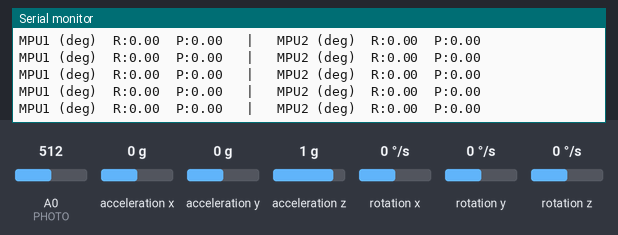
The sketch below on a simulated Arduino Uno, built with avr-gcc and run on an emulated ATmega328P. On the bench: the last lines printed to the serial monitor. The inputs (shaded band) are chosen by the test bench; at power-on: acceleration x 0 g, rotation x 0 °/s, acceleration y 0 g, rotation y 0 °/s, A0 (PHOTO) = 512, acceleration z 1 g, rotation z 0 °/s.

Above: at 14.1 s.
14.2 s: acceleration x set to -1.4 g
At 15.1 s:
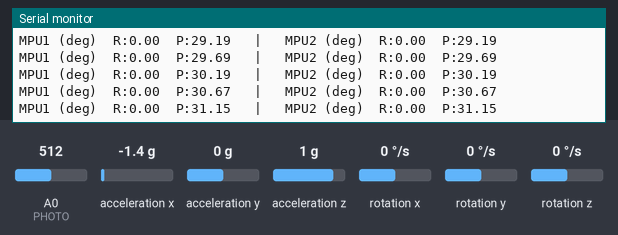
17.2 s: rotation x set to 9 °/s
At 18.0 s:
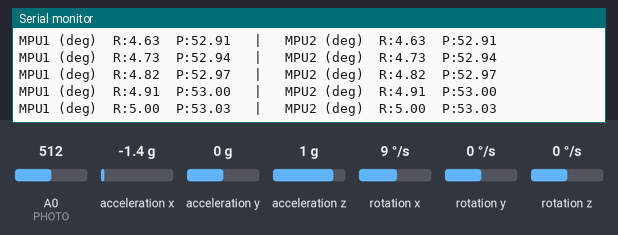
20.2 s: acceleration x set to 0 g
At 20.7 s:
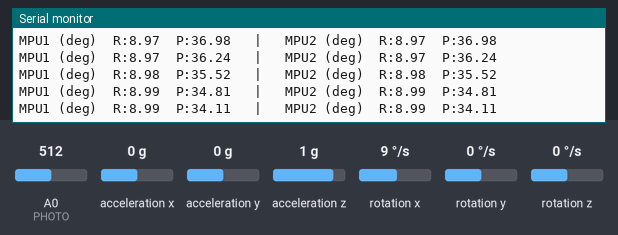
23.2 s: acceleration y set to -1.4 g
At 23.9 s:
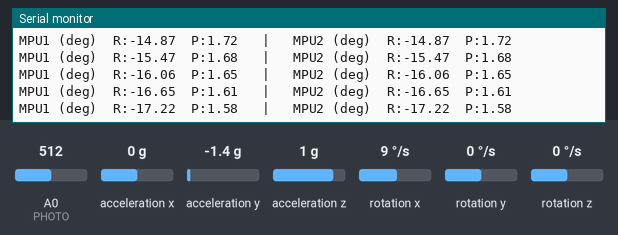
26.2 s: rotation y set to -100 °/s
At 27.3 s:
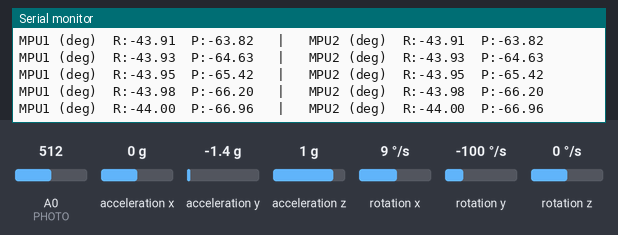
29.2 s: A0 (PHOTO) set to 90
At 30.2 s:
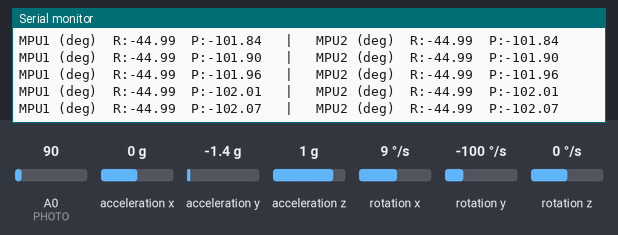
Timing chart, 0 to 31.7 s (numbered marks = the images above; inputs shaded):
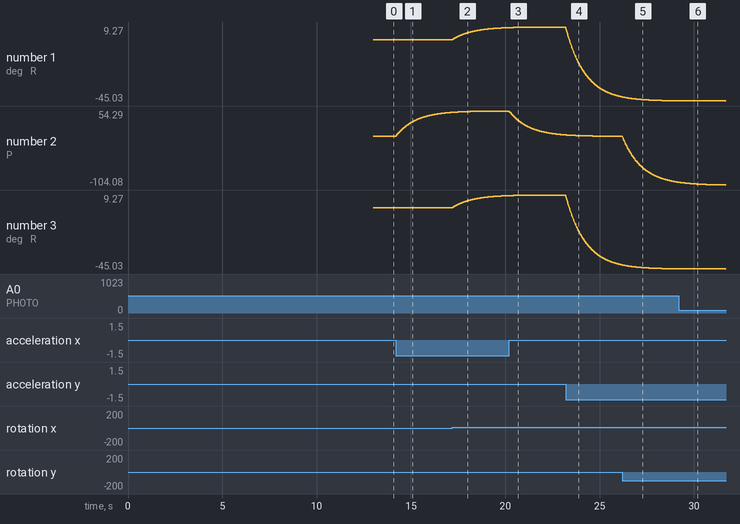

The sketch:

MPU-Wired-IND.ino
```cpp
#include <Wire.h>
#include "MPU6050.h"
// *IMPORTANT*
/*

- Used variable resistor instead of button
  - Threshold is 100 ==> if the analogRead goes over 100, it is the same as "button pressed"
- Converted MPU sensor values into "degrees" (ex. 10 degrees, 20 degrees, 45 degrees...)

*/

// ---------- User settings ----------
const float  ALPHA          = 0.98f;     // Complementary filter weight (gyro)
const uint16_t CALIB_SAMPLES = 1000;     // Gyro bias samples at startup
const float  GYRO_SENS      = 131.0f;    // LSB per deg/s at ±250 dps
const float  ACC_SENS       = 16384.0f;  // LSB per g at ±2g

// ---------- Sensor struct ----------
struct IMUData {
  MPU6050 mpu;
  int16_t ax, ay, az, gx, gy, gz;   // raw
  float   gbx, gby;                 // gyro bias (deg/s)
  float   roll, pitch;              // filtered angles (deg)
};

IMUData imu1 = {MPU6050(0x68)};
IMUData imu2 = {MPU6050(0x69)};

unsigned long prevMicros;

// ---------- Function prototypes ----------
void initMPU(IMUData &imu, const char* label);
void calibrateGyro(IMUData &imu);
void primeAnglesFromAccel(IMUData &imu);
void updateAngles(IMUData &imu, float dt);

// ================================================================

float roll_diff, pitch_diff;
float roll_diff_B, pitch_diff_B;
int isPressed = 0;
int PHOTO = A0;
int LED_PIN = 7;

void setup() {
  Serial.begin(115200);
  Wire.begin();
  Wire.setClock(400000); // Fast-mode I2C

  initMPU(imu1, "MPU6050 #1");
  initMPU(imu2, "MPU6050 #2");

  delay(500); // settle

  calibrateGyro(imu1);
  calibrateGyro(imu2);

  // Initialize roll/pitch from accel (one read each, no double-reads later)
  primeAnglesFromAccel(imu1);
  primeAnglesFromAccel(imu2);

  prevMicros = micros();
}

void loop() {
  unsigned long now = micros();
  float dt = (now - prevMicros) * 1e-6f;
  prevMicros = now;

  updateAngles(imu1, dt);
  updateAngles(imu2, dt);

  Serial.print("MPU1 (deg)  R:"); Serial.print(imu1.roll, 2);
  Serial.print("  P:");           Serial.print(imu1.pitch, 2);
  Serial.print("   |   MPU2 (deg)  R:"); Serial.print(imu2.roll, 2);
  Serial.print("  P:");                   Serial.println(imu2.pitch, 2);

  delay(10);

  roll_diff = imu1.roll - imu2.roll;
  pitch_diff = imu1.pitch - imu2.pitch;

  if (analogRead(PHOTO) > 100 && isPressed == 0) {

    isPressed = 1;
    roll_diff_B = roll_diff;
    pitch_diff_B = pitch_diff;

  } else if (isPressed == 1) {

    if (abs(roll_diff - roll_diff_B) > 5.00 || abs(pitch_diff - pitch_diff_B) > 5.00) {
          digitalWrite(LED_PIN, HIGH);
        } else {
          digitalWrite(LED_PIN, LOW);
        }

  }

}

// ================================================================
// Initialize MPU settings
void initMPU(IMUData &imu, const char* label) {
  imu.mpu.initialize();

  if (imu.mpu.testConnection()) {
    Serial.print(label); Serial.println(" connected.");
  } else {
    Serial.print(label); Serial.println(" connection FAILED!");
  }

  imu.mpu.setFullScaleGyroRange(MPU6050_GYRO_FS_250);
  imu.mpu.setFullScaleAccelRange(MPU6050_ACCEL_FS_2);
  imu.mpu.setDLPFMode(MPU6050_DLPF_BW_42);
  imu.mpu.setRate(4); // 1kHz/(1+4) = 200 Hz internal; loop uses dt
}

// Gyro bias calibration (keep sensor still)
void calibrateGyro(IMUData &imu) {
  long sx = 0, sy = 0;
  Serial.println("Calibrating gyro... Keep the sensor still.");
  delay(300);

  for (uint16_t i = 0; i < CALIB_SAMPLES; i++) {
    imu.mpu.getMotion6(&imu.ax,&imu.ay,&imu.az,&imu.gx,&imu.gy,&imu.gz);
    sx += imu.gx; sy += imu.gy;
    delay(2);
  }
  imu.gbx = (sx / (float)CALIB_SAMPLES) / GYRO_SENS;
  imu.gby = (sy / (float)CALIB_SAMPLES) / GYRO_SENS;

  Serial.print("Gyro bias (deg/s): ");
  Serial.print(imu.gbx,3); Serial.print(", ");
  Serial.println(imu.gby,3);
}

// One-time accel-based angle prime (single read)
void primeAnglesFromAccel(IMUData &imu) {
  imu.mpu.getMotion6(&imu.ax,&imu.ay,&imu.az,&imu.gx,&imu.gy,&imu.gz);

  float axg = imu.ax / ACC_SENS;
  float ayg = imu.ay / ACC_SENS;
  float azg = imu.az / ACC_SENS;

  imu.roll  = atan2f(ayg, sqrtf(axg*axg + azg*azg)) * 180.0f / PI;
  imu.pitch = atan2f(-axg, sqrtf(ayg*ayg + azg*azg)) * 180.0f / PI;
}

// Single-read update: read once, integrate gyro, compute accel tilt, blend
void updateAngles(IMUData &imu, float dt) {
  // Single I2C read for this update
  imu.mpu.getMotion6(&imu.ax,&imu.ay,&imu.az,&imu.gx,&imu.gy,&imu.gz);

  // Gyro (deg/s) minus bias
  float gxr = (imu.gx / GYRO_SENS) - imu.gbx;
  float gyr = (imu.gy / GYRO_SENS) - imu.gby;

  // Predict using gyro integration
  float roll_gyro  = imu.roll  + gxr * dt;
  float pitch_gyro = imu.pitch + gyr * dt;

  // Accel tilt from the same read
  float axg = imu.ax / ACC_SENS;
  float ayg = imu.ay / ACC_SENS;
  float azg = imu.az / ACC_SENS;
  float roll_acc  = atan2f(ayg, sqrtf(axg*axg + azg*azg)) * 180.0f / PI;
  float pitch_acc = atan2f(-axg, sqrtf(ayg*ayg + azg*azg)) * 180.0f / PI;

  // Kalman filter
  imu.roll  = ALPHA * roll_gyro  + (1.0f - ALPHA) * roll_acc;
  imu.pitch = ALPHA * pitch_gyro + (1.0f - ALPHA) * pitch_acc;
}
```

Measured:
- after the input at 14.2 s, the serial monitor: prints a new line at once (image 1)
- plotted number 2: 0 → 51.37 after the input at 14.2 s
